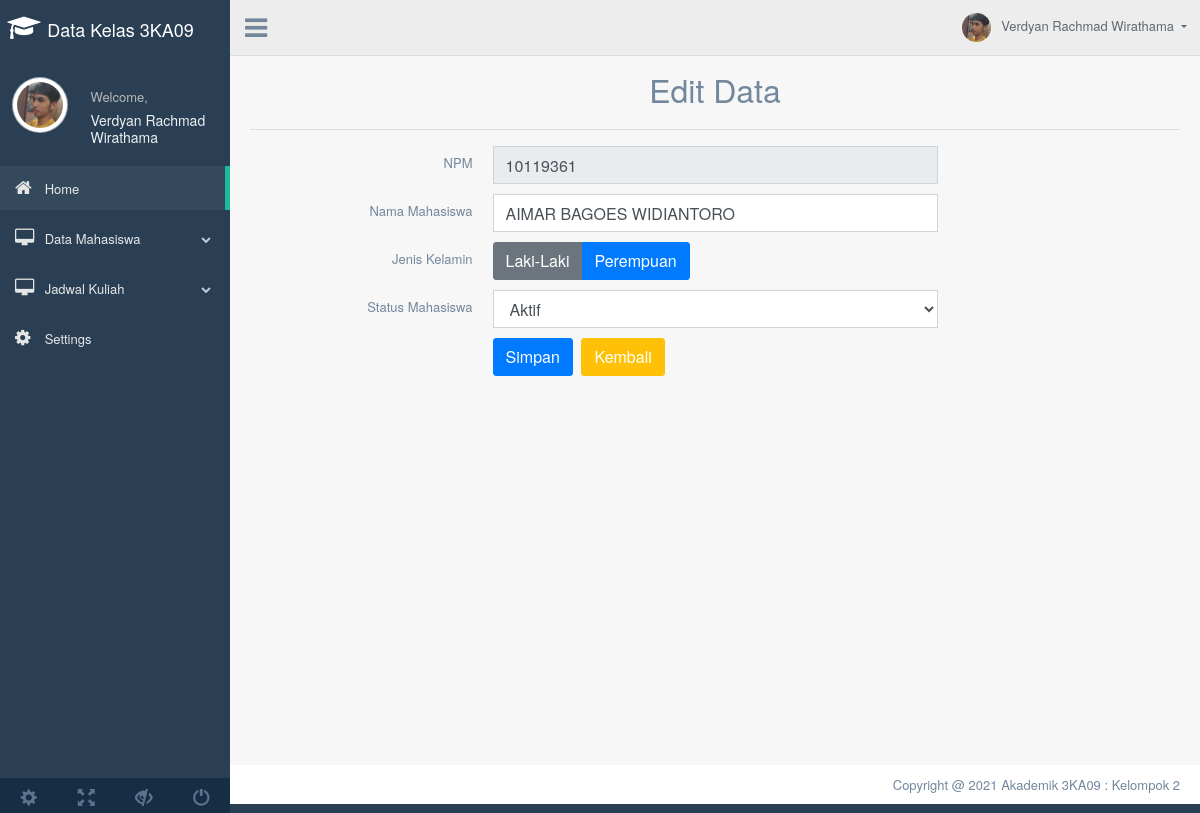
Screenshot of /index.php?page=edit_mhs&NPM=10119361 with the database file from the repository.
### tables this page shows
CREATE TABLE `mahasiswa` (
  `NPM` int(10) NOT NULL,
  `Nama_Mhs` varchar(50) NOT NULL,
  `Jenis_Kelamin` varchar(50) NOT NULL,
  `Status_Aktif` varchar(50) NOT NULL
);

### edit.php (the view, shortened to what this page needs)
<?php
	include('config.php');
?>
<div class="container" style="margin-top:20px">
	<center>
		<font size="6">Edit Data</font>
	</center>
	<hr>
	<?php
	if (isset($_GET['NPM'])) {
		$NPM = $_GET['NPM'];
		$select = mysqli_query($koneksi, "SELECT * FROM mahasiswa WHERE NPM='$NPM'") or die(mysqli_error($koneksi));
		if (mysqli_num_rows($select) == 0) {
			echo '<div class="alert alert-warning">ID tidak ada dalam database.</div>';
			exit();
		} else {
			$data = mysqli_fetch_assoc($select);
		}
	}
	?>
	<form action="index.php?page=edit_mhs&NPM=<?php echo $NPM; ?>" method="post">
		<div class="item form-group">
			<label class="col-form-label col-md-3 col-sm-3 label-align">NPM</label>
			<div class="col-md-6 col-sm-6">
				<input type="text" name="NPM" class="form-control" size="4" value="<?php echo $data['NPM']; ?>" readonly required>
			</div>
		</div>
		<div class="item form-group">
			<label class="col-form-label col-md-3 col-sm-3 label-align">Nama Mahasiswa</label>
			<div class="col-md-6 col-sm-6">
				<input type="text" name="Nama_Mhs" class="form-control" value="<?php echo $data['Nama_Mhs']; ?>" required>
			</div>
		</div>
		<div class="item form-group">
			<label class="col-form-label col-md-3 col-sm-3 label-align">Jenis Kelamin</label>
			<div class="col-md-6 col-sm-6 ">
				<div class="btn-group" data-toggle="buttons">
					<label class="btn btn-secondary" data-toggle-class="btn-primary" data-toggle-passive-class="btn-default">
						<input type="radio" class="join-btn" name="Jenis_Kelamin" value="Laki-Laki" <?php if ($data['Jenis_Kelamin'] == 'Laki-Laki') {
																										echo 'checked';
																									} ?> required>Laki-Laki
					</label>
					<label class="btn btn-primary" data-toggle-class="btn-primary" data-toggle-passive-class="btn-default">
						<input type="radio" class="join-btn" name="Jenis_Kelamin" value="Perempuan" <?php if ($data['Jenis_Kelamin'] == 'Perempuan') {
																										echo 'checked';
																									} ?> required>Perempuan
					</label>
				</div>
			</div>
		</div>
		<div class="item form-group">
			<label class="col-form-label col-md-3 col-sm-3 label-align">Status Mahasiswa</label>
			<div class="col-md-6 col-sm-6">
				<select name="Status_Aktif" class="form-control" required>
					<option value="Aktif" <?php if ($data['Status_Aktif'] == 'Aktif') {
												echo 'selected';
											} ?>>Aktif</option>
				</select>
			</div>
		</div>
		<div class="item form-group">
			<div class="col-md-6 col-sm-6 offset-md-3">
				<input type="submit" name="submit" class="btn btn-primary" value="Simpan">
				<a href="index.php?page=tampil_mhs" class="btn btn-warning">Kembali</a>
			</div>
		</div>
	</form>
</div>

### rows the page displays
mahasiswa: NPM "10119361", Nama_Mhs "AIMAR BAGOES WIDIANTORO", Status_Aktif "Aktif"
